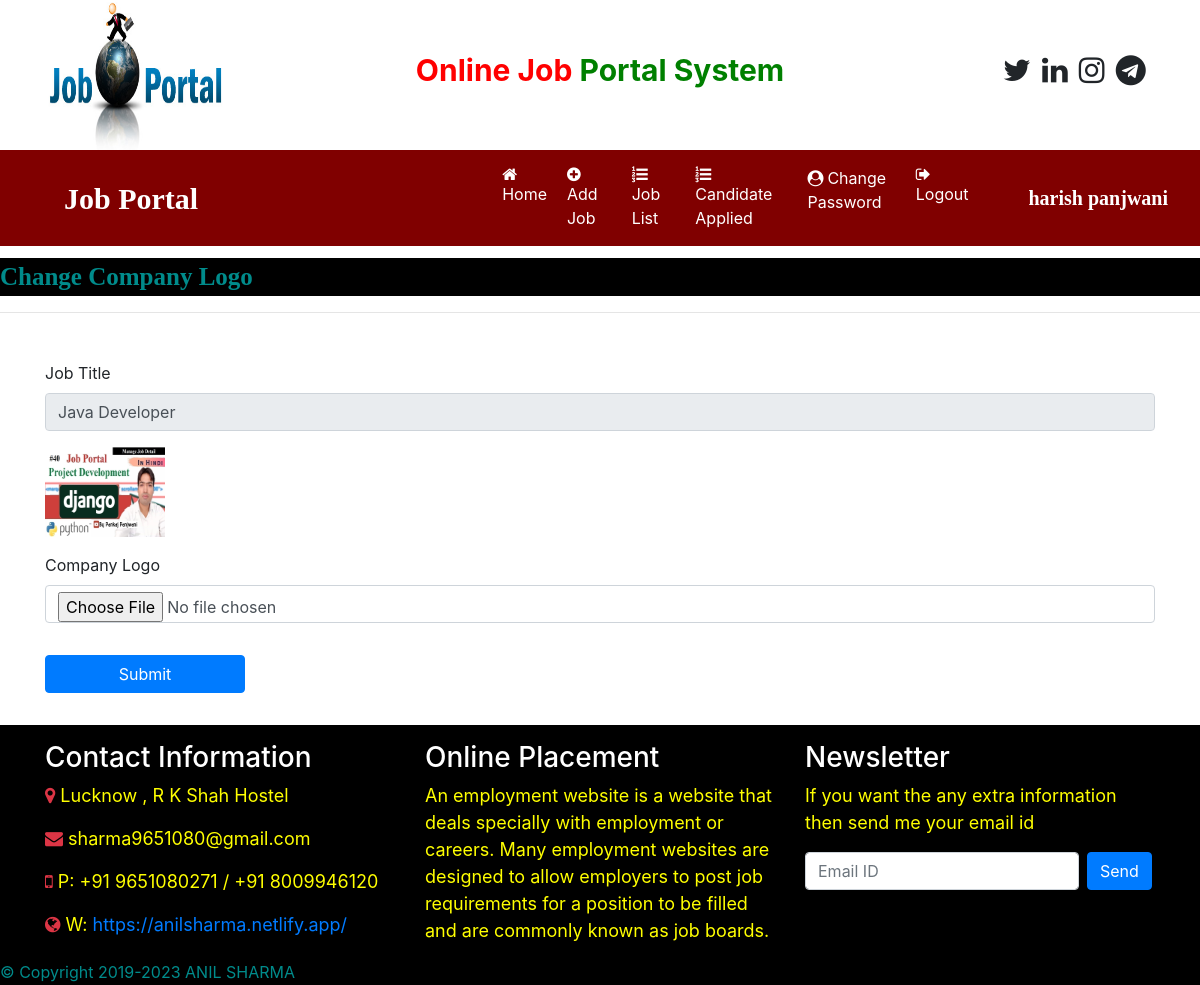
The app's page /change_companylogo/1 (signed in) with its own data.
### job/models.py (models this page shows, shortened)
class Job(models.Model):
    recruiter = models.ForeignKey(Recruiter,on_delete=models.CASCADE)
    start_date = models.DateField()
    end_date = models.DateField()
    title = models.CharField(max_length=100)
    salary= models.FloatField(max_length=20)
    image = models.FileField()
    description = models.CharField(max_length=300)
    experience = models.CharField(max_length=50)
    location = models.CharField(max_length=100)
    skills = models.CharField(max_length=100)
    creationdate = models.DateField()

### job/views.py (the view, shortened to what this page needs)
# urls.py: path('change_companylogo/<int:pid>',change_companylogo,name="change_companylogo"),
def change_companylogo(request,pid):
    if not request.user.is_authenticated:
        return redirect('recruiter_login')
    error=""
    job = Job.objects.get(id=pid)
    d = {'error': error,'job': job}
    return render(request,'change_companylogo.html',d)

### job/templates/change_companylogo.html (shortened to what this page needs)
{% load static %}
{% block body %}
{% include 'recruiter_navigation.html' %}
<marquee style = "font-family : 'Monotype Corsiva' ; font-size : 25px ; color : darkcyan ; background-color : black ; font-weight : bold ; margin-top:1%">
    Change Company Logo
</marquee>
<hr>
<form class="container mt-5" method="post" enctype="multipart/form-data">
    <div class="form-row">
       <div class="form-group col-md-12">
           <label>Job Title</label>
           <input type="text" class="form-control" readonly name="jobtitle" value="{{job.title}}" required>
       </div>
    </div>
    <div class="form-row">
        <div class="form-group col-md-12">
          <img src="{{job.image.url}}" width="120" height="90">
       </div>
    </div>
    <div class="form-row">
<div class="form-group col-md-12">
           <label>Company Logo</label>
           <input type="file" class="form-control" name="logo" required>
       </div>
    </div>
<input type="submit" value="Submit" class="btn btn-primary my-3" style="width:200px">
</form>
{% include 'footer.html' %}
{% endblock %}

### job/templates/recruiter_navigation.html (shortened to what this page needs)
<html>
<head>
    {% load static %}
  <link rel="stylesheet" href="https://maxcdn.bootstrapcdn.com/bootstrap/4.5.2/css/bootstrap.min.css">
<link rel="stylesheet" href="https://cdnjs.cloudflare.com/ajax/libs/font-awesome/4.7.0/css/font-awesome.min.css">
</head>
<body>
<div class="container">
    <div class="row">
        <div class="col-sm-3">
            <img src="{% static 'images/job1.png' %}" style="width:180px; height:150px">
        </div>
        <div class="col-sm-6 mt-5 text-center">
            <span style ="font-weight : bold ; font-size : 30px">
                <span style = "color : red">Online Job</span>
                <span style = "color : green">Portal System</span>
            </span>
        </div>
        <div class="col-sm-3 mt-5" style = "padding-left : 10%">
<span style="font-weight:bold ; font-size : 30px">
  <span><i class="fa fa-twitter pl-1"></i></span>
    <span><i class="fa fa-linkedin pl-1"></i></span>
    <span><i class="fa fa-instagram pl-1"></i></span>
    <span><i class="fa fa-telegram pl-1"></i></span>
</span>
        </div>
    </div>
</div>
<nav class="navbar navbar-expand-sm" style="background-color : maroon">
    <a class="navbar-brand text-white pl-5 font-weight-bold" style="font-family:'Monotype Corsiva'; font-size:30px">Job Portal</a>
<ul class="navbar-nav">
    <li class="nav-item">
        <a class="nav-link" href="{% url 'recruiter_home' %}" style="margin-left:280px"><i class="fa fa-home mr-1"></i> Home</a>
    </li>
    <li class="nav-item">
        <a class="nav-link" href="{% url 'add_job' %}" ><i class="fa fa-plus-circle mr-1"></i> Add Job</a>
    </li>
    <li class="nav-item">
        <a class="nav-link" href="{% url 'job_list' %}" ><i class="fa fa-list-ol mr-1"></i> Job List</a>
    </li>
    <li class="nav-item">
        <a class="nav-link" href="{% url 'applied_candidatelist' %}" ><i class="fa fa-list-ol mr-1"></i> Candidate Applied</a>
    </li>
    <li class="nav-item">
        <a class="nav-link" href="{% url 'change_passwordrecruiter' %}" ><i class="fa fa-user-circle mr-1"></i>Change Password</a>
    </li>
    <li class="nav-item">
        <a class="nav-link" href="{% url 'Logout' %}" ><i class="fa fa-sign-out mr-1"></i>Logout</a>
    </li>
</ul>
    <a class="navbar-brand text-white pl-5 font-weight-bold" style="font-family:'Monotype Corsiva'; font-size:20px">{{request.user.first_name}} {{request.user.last_name}}</a>
</nav>
</body>
</html>

### job/templates/recruiter_navigation.html (style rules this page uses)
.nav-link { color : white !important ; margin-right : 4px; }

### records on screen
Job: jobtitle "Java Developer", image (picture)

### other values on screen
{{ request.user.first_name }} "harish"
{{ request.user.last_name }} "panjwani"
